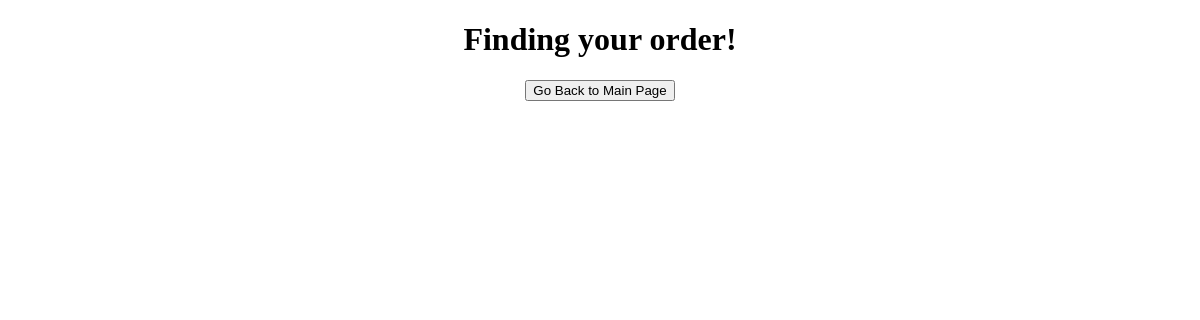
The app's page /order_p/123123, older data.
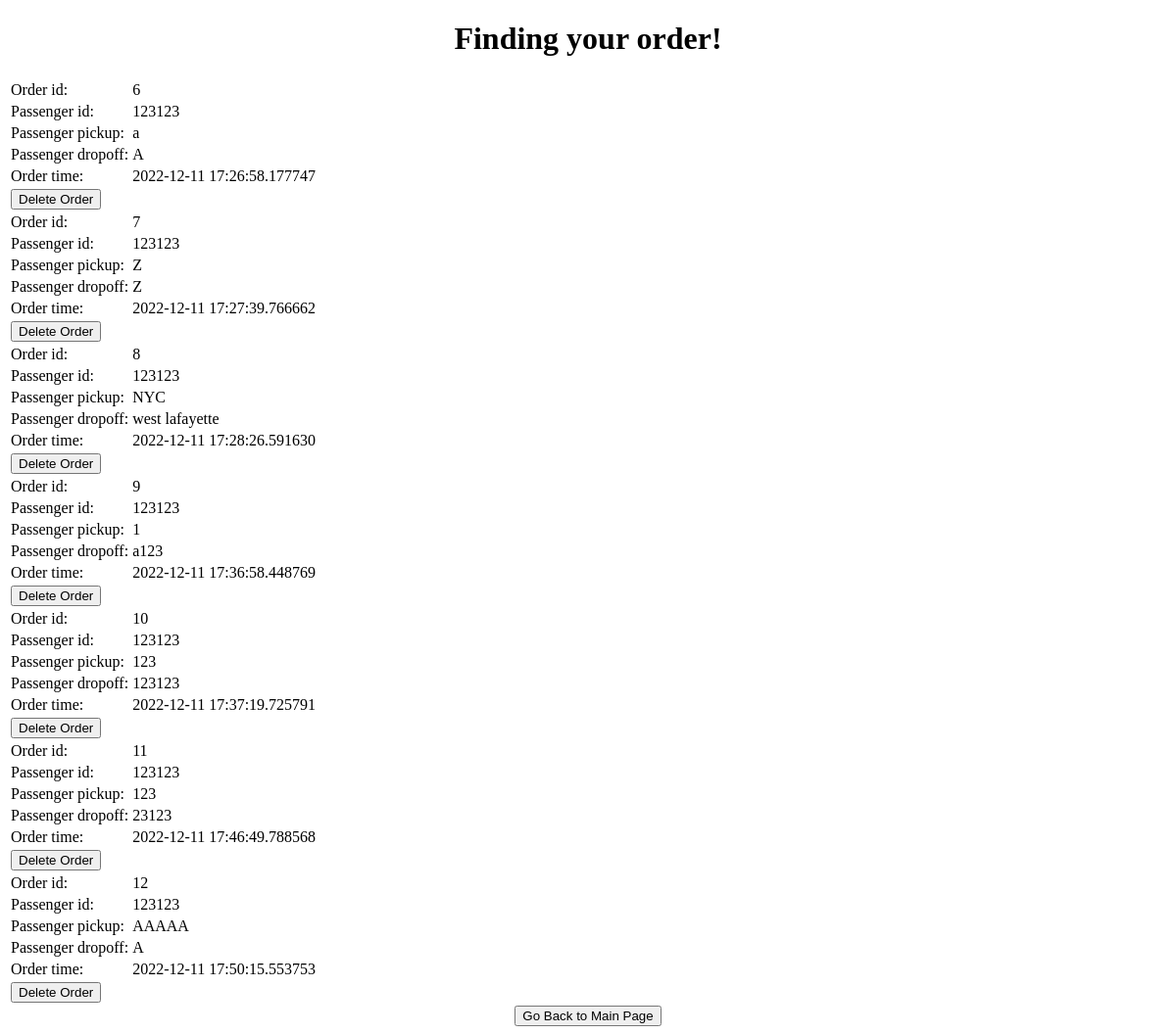
The same page, newer data.
### app.py (models this page shows, shortened)
class Order(db.Model):
    o_id = db.Column(db.Integer, primary_key=True, autoincrement=True)
    d_id = db.Column(db.Integer, db.ForeignKey('driver.d_id'), default=-1)
    p_id = db.Column(db.Integer, db.ForeignKey('passenger.d_id'))
    pick_up = db.Column(db.String(200), default='')
    drop_off = db.Column(db.String(200), default='')
    date_created = db.Column(db.DateTime, default=datetime.utcnow)
    accept = db.Column(db.Boolean, default=False)
    done = db.Column(db.Boolean, default=False)
    payment_amount = db.Column(db.Integer)
    date_created = db.Column(db.DateTime, default=datetime.utcnow)
    accept = db.Column(db.Boolean, default=False)
    done = db.Column(db.Boolean, default=False)
    payment_amount = db.Column(db.Integer)

### app.py (the view)
@app.route('/order_p/<int:id>', methods=['POST', 'GET'])
def order_p(id):
    if request.method == 'GET':
        orders = Order.query.filter_by(p_id=id).all()
        return render_template('order_passenger.html', tasks=orders, id=id)

### templates/order_passenger.html (shortened to what this page needs)
{% extends 'base.html' %}
{% block body %}
<div class="content">
    <h1 style="text-align: center">Finding your order!</h1>
    <table>
        {% for task in tasks %}
        <div>
        <tr>
            <td>Order id: </td>
            <td>{{ task.o_id }}</td>
        </tr>
        <tr>
            <td>Passenger id: </td>
            <td>{{ task.p_id }}</td>
        </tr>
        <tr>
            <td>Passenger pickup: </td>
            <td>{{ task.pick_up }}</td>
        </tr>
        <tr>
            <td>Passenger dropoff: </td>
            <td>{{ task.drop_off }}</td>
        </tr>
        <tr>
            <td>Order time: </td>
            <td>{{ task.date_created }}</td>
        </tr>
        <tr><td>    <form action="/deleteOrder/{{task.p_id}}/{{task.o_id}}">
            <input type="submit" value="Delete Order" />
        </form></td></tr>
    </div>
        {% endfor %}
    </table>
    <center>     <form action="/homepage_p/{{id}}">
        <input type="submit" value="Go Back to Main Page" />
    </form>  </center>
</div>
{% endblock %}

### templates/base.html (shortened to what this page needs)
<!DOCTYPE html>
<html lang="en">
<head>
    <link rel="stylesheet" href="{{ url_for('static', filename='css/main.css') }}">
</head>
<body>
    {% block body %}
    {% endblock %}
</body>
</html>

Row changes from the older to the newer data that the page shows:
added Order: o_id "6", p_id "123123", pick_up "a", drop_off "A", date_created "2022-12-11 17:26:58.177747"
added Order: o_id "7", p_id "123123", pick_up "Z", drop_off "Z", date_created "2022-12-11 17:27:39.766662"
added Order: o_id "8", p_id "123123", pick_up "NYC", drop_off "west lafayette", date_created "2022-12-11 17:28:26.591630"
added Order: o_id "9", p_id "123123", pick_up "1", drop_off "a123", date_created "2022-12-11 17:36:58.448769"
added Order: o_id "10", p_id "123123", pick_up "123", drop_off "123123", date_created "2022-12-11 17:37:19.725791"
added Order: o_id "11", p_id "123123", pick_up "123", drop_off "23123", date_created "2022-12-11 17:46:49.788568"
added Order: o_id "12", p_id "123123", pick_up "AAAAA", drop_off "A", date_created "2022-12-11 17:50:15.553753"
